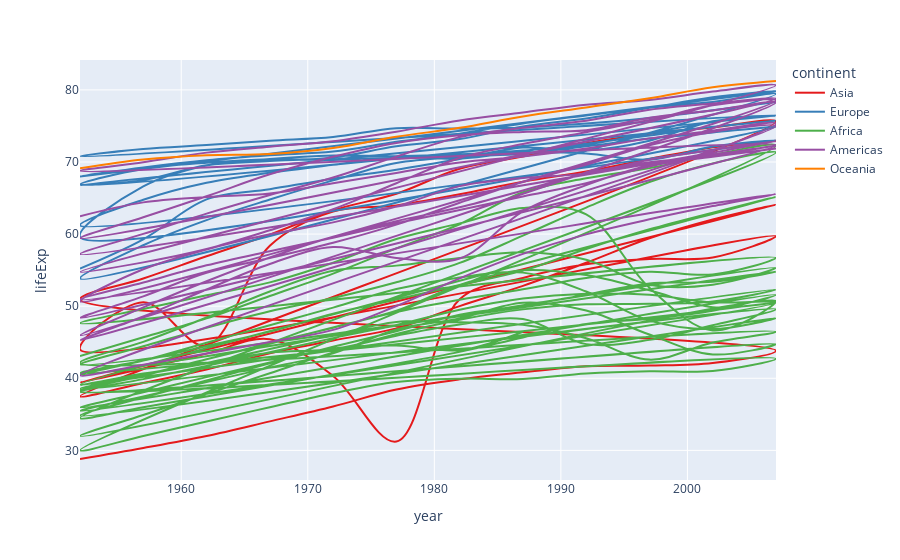

Notebook cell for this chart:
### Markdown cell above
#### **Color Set**

### Code cell
df = px.data.gapminder()
display(df)
fig = px.line(df.head(500), x='year', y='lifeExp', color='continent', line_shape='spline',
              color_discrete_sequence=px.colors.qualitative.Set1)
fig.show()

### Figure 1 — Plotly figure (JSON) as saved in the notebook; plotly's stock layout.template omitted (floating-point values rounded to 4 significant figures; data arrays with more than 128 entries replaced by an {"elided": "..."} marker saying what was removed)
{"data": [{"hovertemplate": "continent=Asia<br>year=%{x}<br>lifeExp=%{y}<extra></extra>", "legendgroup": "Asia", "line": {"color": "rgb(228,26,28)", "dash": "solid", "shape": "spline"}, "marker": {"symbol": "circle"}, "mode": "lines", "name": "Asia", "orientation": "v", "showlegend": true, "type": "scatter", "x": [1952, 1957, 1962, 1967, 1972, 1977, 1982, 1987, 1992, 1997, 2002, 2007, 1952, 1957, 1962, 1967, 1972, 1977, 1982, 1987, 1992, 1997, 2002, 2007, 1952, 1957, 1962, 1967, 1972, 1977, 1982, 1987, 1992, 1997, 2002, 2007, 1952, 1957, 1962, 1967, 1972, 1977, 1982, 1987, 1992, 1997, 2002, 2007, 1952, 1957, 1962, 1967, 1972, 1977, 1982, 1987, 1992, 1997, 2002, 2007], "xaxis": "x", "y": [28.8, 30.33, 32.0, 34.02, 36.09, 38.44, 39.85, 40.82, 41.67, 41.76, 42.13, 43.83, 50.94, 53.83, 56.92, 59.92, 63.3, 65.59, 69.05, 70.75, 72.6, 73.92, 74.8, 75.64, 37.48, 39.35, 41.22, 43.45, 45.25, 46.92, 50.01, 52.82, 56.02, 59.41, 62.01, 64.06, 39.42, 41.37, 43.41, 45.41, 40.32, 31.22, 50.96, 53.91, 55.8, 56.53, 56.75, 59.72, 44, 50.55, 44.5, 58.38, 63.12, 63.97, 65.53, 67.27, 68.69, 70.43, 72.03, 72.96], "yaxis": "y"}, {"hovertemplate": "continent=Europe<br>year=%{x}<br>lifeExp=%{y}<extra></extra>", "legendgroup": "Europe", "line": {"color": "rgb(55,126,184)", "dash": "solid", "shape": "spline"}, "marker": {"symbol": "circle"}, "mode": "lines", "name": "Europe", "orientation": "v", "showlegend": true, "type": "scatter", "x": [1952, 1957, 1962, 1967, 1972, 1977, 1982, 1987, 1992, 1997, 2002, 2007, 1952, 1957, 1962, 1967, 1972, 1977, 1982, 1987, 1992, 1997, 2002, 2007, 1952, 1957, 1962, 1967, 1972, 1977, 1982, 1987, 1992, 1997, 2002, 2007, 1952, 1957, 1962, 1967, 1972, 1977, 1982, 1987, 1992, 1997, 2002, 2007, 1952, 1957, 1962, 1967, 1972, 1977, 1982, 1987, 1992, 1997, 2002, 2007, 1952, 1957, 1962, 1967, 1972, 1977, 1982, 1987, 1992, 1997, 2002, 2007, 1952, 1957, 1962, 1967, 1972, 1977, 1982, 1987, 1992, 1997, 2002, 2007, 1952, 1957, 1962, 1967, 1972, 1977, 1982, 1987, 1992, 1997, 2002, 2007], "xaxis": "x", "y": [55.23, 59.28, 64.82, 66.22, 67.69, 68.93, 70.42, 72, 71.58, 72.95, 75.65, 76.42, 66.8, 67.48, 69.54, 70.14, 70.63, 72.17, 73.18, 74.94, 76.04, 77.51, 78.98, 79.83, 68, 69.24, 70.25, 70.94, 71.44, 72.8, 73.93, 75.35, 76.46, 77.53, 78.32, 79.44, 53.82, 58.45, 61.93, 64.79, 67.45, 69.86, 70.69, 71.14, 72.18, 73.24, 74.09, 74.85, 59.6, 66.61, 69.51, 70.42, 70.9, 70.81, 71.08, 71.34, 71.19, 70.32, 72.14, 73.0, 61.21, 64.77, 67.13, 68.5, 69.61, 70.64, 70.46, 71.52, 72.53, 73.68, 74.88, 75.75, 66.87, 69.03, 69.9, 70.38, 70.29, 70.71, 70.96, 71.58, 72.4, 74.01, 75.51, 76.49, 70.78, 71.81, 72.35, 72.96, 73.47, 74.69, 74.63, 74.8, 75.33, 76.11, 77.18, 78.33], "yaxis": "y"}, {"hovertemplate": "continent=Africa<br>year=%{x}<br>lifeExp=%{y}<extra></extra>", "legendgroup": "Africa", "line": {"color": "rgb(77,175,74)", "dash": "solid", "shape": "spline"}, "marker": {"symbol": "circle"}, "mode": "lines", "name": "Africa", "orientation": "v", "showlegend": true, "type": "scatter", "x": {"elided": "200 int values"}, "xaxis": "x", "y": {"elided": "200 float values"}, "yaxis": "y"}, {"hovertemplate": "continent=Americas<br>year=%{x}<br>lifeExp=%{y}<extra></extra>", "legendgroup": "Americas", "line": {"color": "rgb(152,78,163)", "dash": "solid", "shape": "spline"}, "marker": {"symbol": "circle"}, "mode": "lines", "name": "Americas", "orientation": "v", "showlegend": true, "type": "scatter", "x": {"elided": "132 int values"}, "xaxis": "x", "y": {"elided": "132 float values"}, "yaxis": "y"}, {"hovertemplate": "continent=Oceania<br>year=%{x}<br>lifeExp=%{y}<extra></extra>", "legendgroup": "Oceania", "line": {"color": "rgb(255,127,0)", "dash": "solid", "shape": "spline"}, "marker": {"symbol": "circle"}, "mode": "lines", "name": "Oceania", "orientation": "v", "showlegend": true, "type": "scatter", "x": [1952, 1957, 1962, 1967, 1972, 1977, 1982, 1987, 1992, 1997, 2002, 2007], "xaxis": "x", "y": [69.12, 70.33, 70.93, 71.1, 71.93, 73.49, 74.74, 76.32, 77.56, 78.83, 80.37, 81.23], "yaxis": "y"}], "layout": {"legend": {"title": {"text": "continent"}, "tracegroupgap": 0}, "margin": {"t": 60}, "xaxis": {"anchor": "y", "domain": [0, 1], "title": {"text": "year"}}, "yaxis": {"anchor": "x", "domain": [0, 1], "title": {"text": "lifeExp"}}}}
